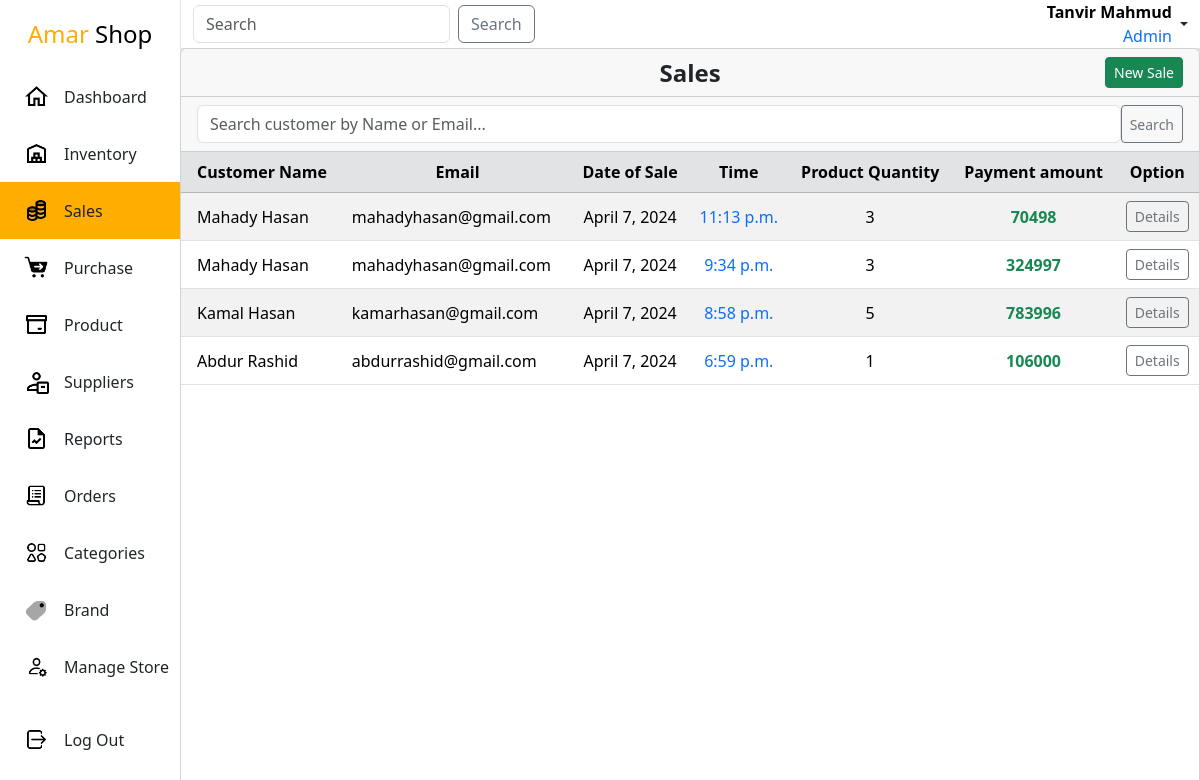
/admin-panel/sales/ (signed in), run on an earlier commit of the app's database.
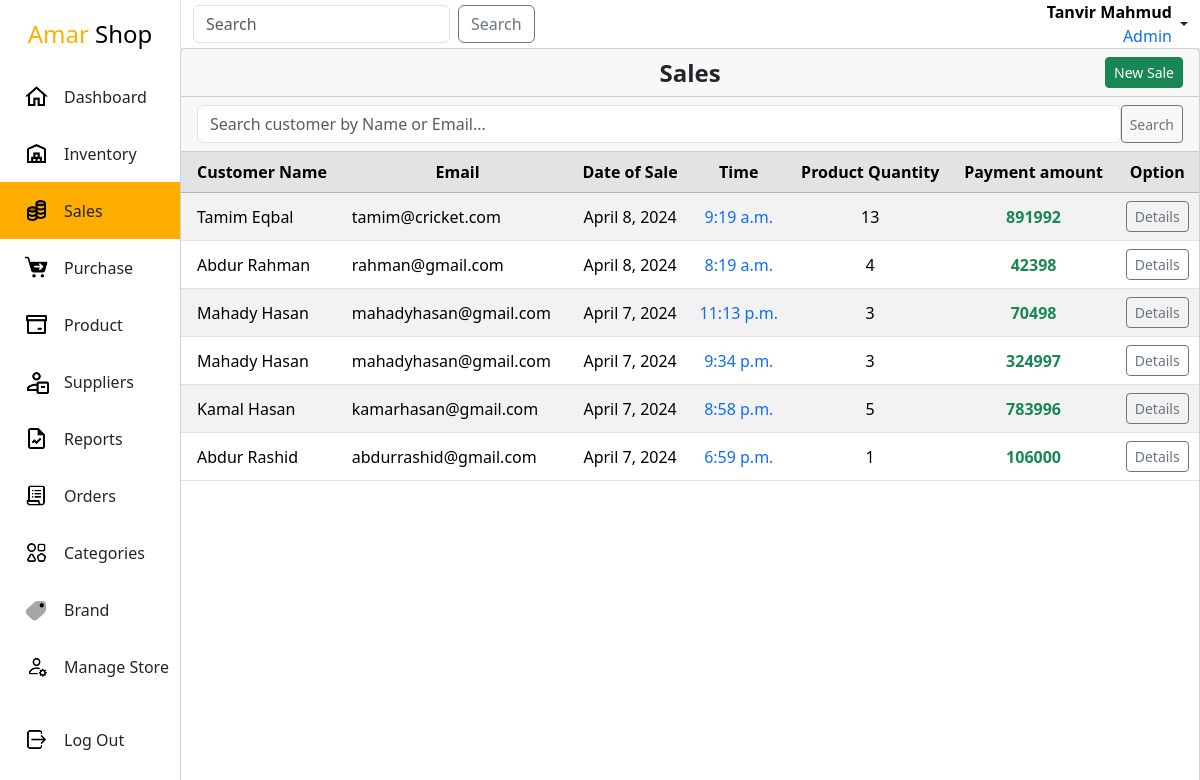
And on a later commit of the database.
### app/models.py (models this page shows, shortened)
class Sales(models.Model):
    user = models.ForeignKey(User,on_delete=models.CASCADE,null=True, blank=True)
    general_user = models.ForeignKey(GeneralUser, on_delete=models.CASCADE, null=True, blank=True)
    amount = models.IntegerField(null=True,blank=True)
    product_quantity = models.BigIntegerField(null=True,blank=True)
    sales_date = models.DateTimeField(auto_now_add=True)
    class Meta:
        ordering = ['-sales_date']

class GeneralUser(models.Model):
    first_name = models.CharField(max_length=255)
    last_name = models.CharField(max_length=255, null=True, blank=True)
    email = models.EmailField(max_length=255, unique=True,null=True, blank=True)
    phone = models.CharField(max_length=20, unique=True)
    class Meta:
        ordering = ['-id']

### app/views.py (the view, shortened to what this page needs)
# urls.py: path('sales/',SalesListView.as_view(),name='sales-list'),
class SalesListView(SuperuserRequiredMixin, ListView):
    model = Sales
    context_object_name = 'Sales'
    template_name = 'inventory/sales/salesList.html'
    def get_queryset(self):
        queryset = super().get_queryset()
        search_q = self.request.GET.get('q', None)
        return queryset

### app/views.py (called while the page is built)
    def test_func(self):
        return self.request.user.is_superuser

### templates/inventory/sales/salesList.html (shortened to what this page needs)
{% extends "Layout.html" %}
{% load static %}
{%block link%}
    <link rel="stylesheet" href="{%static 'css/inventory.css'%}">
{%endblock link%}
{%block main%}
<div class="inventory">
    <div class="card height-100">
        <div class="card-header d-flex justify-content-end align-items-center position-relative">
            <div class="fs-4 fw-bold position-absolute top-50 start-50 translate-middle">Sales</div>
            <a href="{%url 'new-sale'%}" class="ms-2 btn btn-sm btn-success">New Sale</a>
        </div>
        <div class="card-header">
          <div class="">
            <form method="get" action="{%url 'sales-list'%}" class="d-flex">
                <input class="form-control" type="text" name="q" placeholder="Search customer by Name or Email...">
                <button class="btn btn-sm btn-outline-secondary" type="submit">Search</button>
            </form>
          </div>
        </div>
        <div class="card-body p-0 overflow-scroll">
          <table class="table table-striped">
            <thead class="table-secondary sticky-top">
              <tr>
                <th scope="col" class="ps-3">Customer Name</th>
                <th scope="col" class="text-center align-middle">Email</th>
                <th scope="col" class="text-center align-middle">Date of Sale</th>
                <th scope="col" class="text-center align-middle">Time</th>
                <th scope="col" class="text-center align-middle">Product Quantity</th>
                <th scope="col" class="text-center align-middle">Payment amount</th>
                <th scope="col" class="text-center align-middle">Option</th>
              </tr>
            </thead>
            <tbody>
              {%for sale in Sales%}
                <tr>
                  {%if sale.user%}
                    <td class="ps-3 align-middle">
                      <a href="{%url 'sale-details' sale.id%}" class="text-primary">{{sale.user.first_name}} {{sale.user.last_name}}</a>
                    </td>
                  {%else%}
                    <td class="ps-3 align-middle">{{sale.general_user.first_name}} {{sale.general_user.last_name}}</td>
                  {%endif%}
                  {%if sale.user%}
                    <td class="text-center align-middle">{{sale.user.email}}</td>
                  {%else%}
                    <td class="align-middle">{{sale.general_user.email}}</td>
                  {%endif%}
                  <td class="text-center align-middle">{{sale.sales_date.date}}</td>
                  <td class="text-center align-middle text-primary">{{sale.sales_date.time}}</td>
                  <td class="text-center align-middle">{{sale.product_quantity}}</td>
                  <td class="text-center fw-bold text-success align-middle">{{sale.amount}}</td>
                  <td class="text-center align-middle">
                    <a href="{%url 'sale-details' sale.id%}" class="btn btn-sm btn-outline-secondary">Details</a>
                  </td>
                </tr>
              {%endfor%}
            </tbody>
          </table>
        </div>
    </div>
</div>
{%endblock main%}

What changed in the data, as far as the page shows it:
added Sales: general_user.first_name "Tamim", general_user.last_name "Eqbal", general_user.email "tamim@cricket.com", sales_date "April 8, 2024", sales_date.time "9:19 a.m.", product_quantity "13", amount "891992"
added Sales: general_user.first_name "Abdur", general_user.last_name "Rahman", general_user.email "rahman@gmail.com", sales_date "April 8, 2024", sales_date.time "8:19 a.m.", product_quantity "4", amount "42398"
